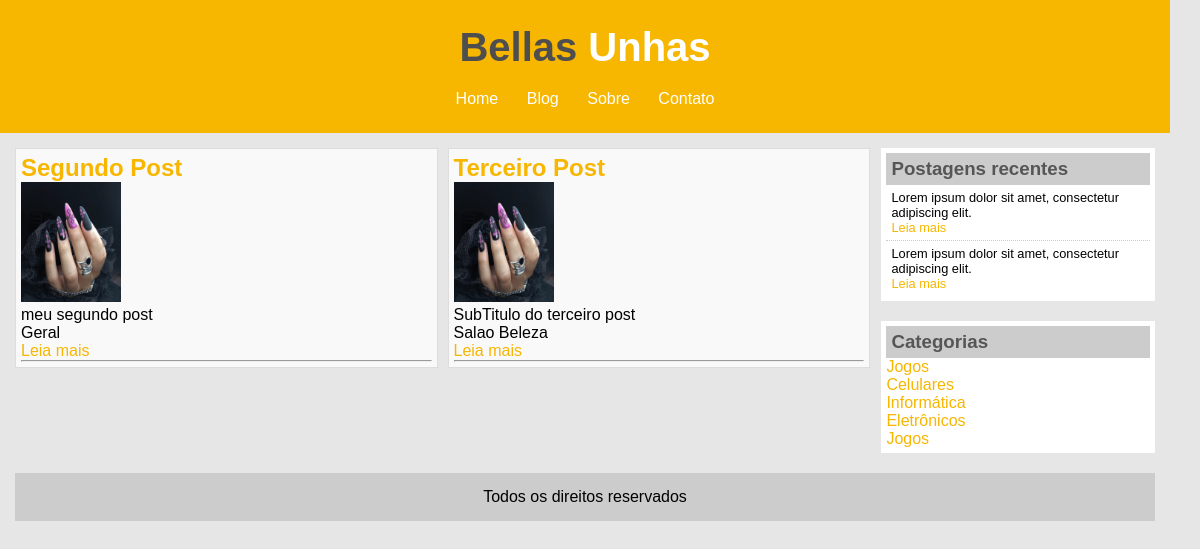
Page /blog/ on the earlier database version.
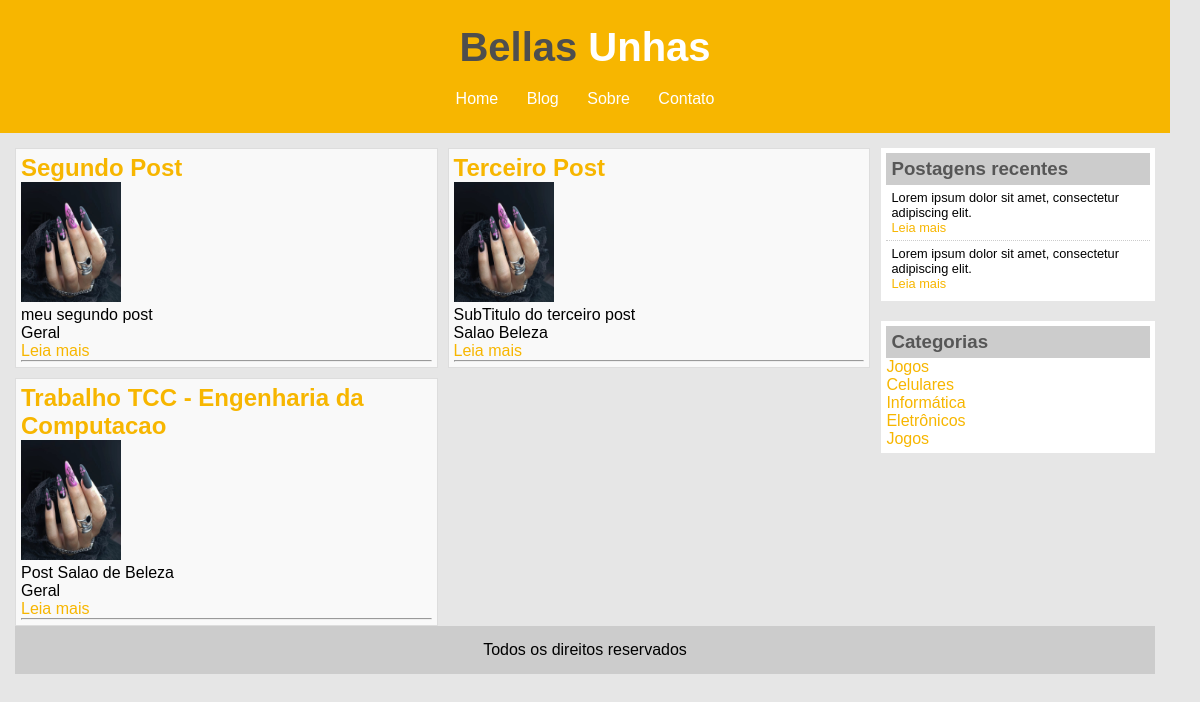
Same page on the later database version.
### website/models.py (models this page shows, shortened)
class Post(models.Model):
    title = models.CharField(max_length=100)
    sub_title= models.CharField(max_length=200)
    content = models.TextField()
    categories = models.CharField(
        max_length=2,
        choices=Categories.choices,
        default=Categories.GR,
    )
    deleted = models.BooleanField(default=False)
    imagem = models.ImageField(upload_to='posts', null=True, blank=True)
    def full_name(self):
        return self.title + self.sub_title
    full_name.admin_order_field = 'title'

### website/views.py (the view)
# urls.py: path('', hello_blog, name='home_blog'),
def hello_blog(request):
      list = [
            'Django', 'Python', 'Git', 'Html',
            'Banco de Dados', 'Linux', 'Nginx', 'Uwsgi',
            'Systemclt'
      ]
      list_posts = Post.objects.filter(deleted=False)
      data ={'name': 'Curso de Django 3', 'lista_tecnologias':list,
             'posts': list_posts
             }
      return render(request, 'index.html', data)

### website/templates/index.html (shortened to what this page needs)
{% load static %}
<!DOCTYPE html>
<html>
<head>
	<link rel="stylesheet" type="text/css" href="{% static 'assets/css/estilo.css' %}">
</head>
<body>
	<div id="area-cabecalho">
		<div id="area-logo">
			<h1>Bellas <span class="branco"> Unhas</span></h1>
		</div>
		<div id="area-menu">
			<a href="/blog">Home</a>
			<a href="">Blog</a>
			<a href="{% url 'sobre' %}">Sobre</a>
			<a href="{% url 'contato' %}">Contato</a>
		</div>
	</div>
	<div id="area-principal">
		<div id="area-postagens">
			<div class="postagens-grid">
				{% for post in posts %}
					<div class="postagem">
						<h2>{{ post.title }}</h2>
						{% if post.imagem %}
							<img src="{{ post.imagem.url }}"
							alt="Imagem do post" width="100px"
							height="120px">
						{% else %}
							<img width="100px" height="120px"
							src="{% static 'images/imagem8.jpeg' %}">
						{% endif %}
						<p>
							{{ post.sub_title }}
							<br>
							{{ post.get_categories_display }}
						</p>
						<a href="{% url 'post_detail' post.id %}" class="button">Leia mais</a>
						<br>
						<hr>
					</div>
				{% endfor %}
			</div>
		</div>
		<div id="area-lateral">
			<div class="conteudo-lateral">
				<h3>Postagens recentes</h3>
				<div class="postagem-lateral">
					<p>Lorem ipsum dolor sit amet, consectetur adipiscing elit.</p>
					<a href="">Leia mais</a>
				</div>
				<div class="postagem-lateral" style="border-bottom: none;">
					<p>Lorem ipsum dolor sit amet, consectetur adipiscing elit.</p>
					<a href="">Leia mais</a>
				</div>
			</div>
			<div class="conteudo-lateral">
				<h3>Categorias</h3>
				<a href="">Jogos</a><br>
				<a href="">Celulares</a><br>
				<a href="">Informática</a><br>
				<a href="">Eletrônicos</a><br>
				<a href="">Jogos</a><br>
			</div>
		</div>
		<div id="rodape">
			Todos os direitos reservados
		</div>
	</div>
</body>
</html>

Differences in the rows shown:
added Post: title "Trabalho TCC - Engenharia da Computacao", sub_title "Post Salao de Beleza", categories "Geral"
